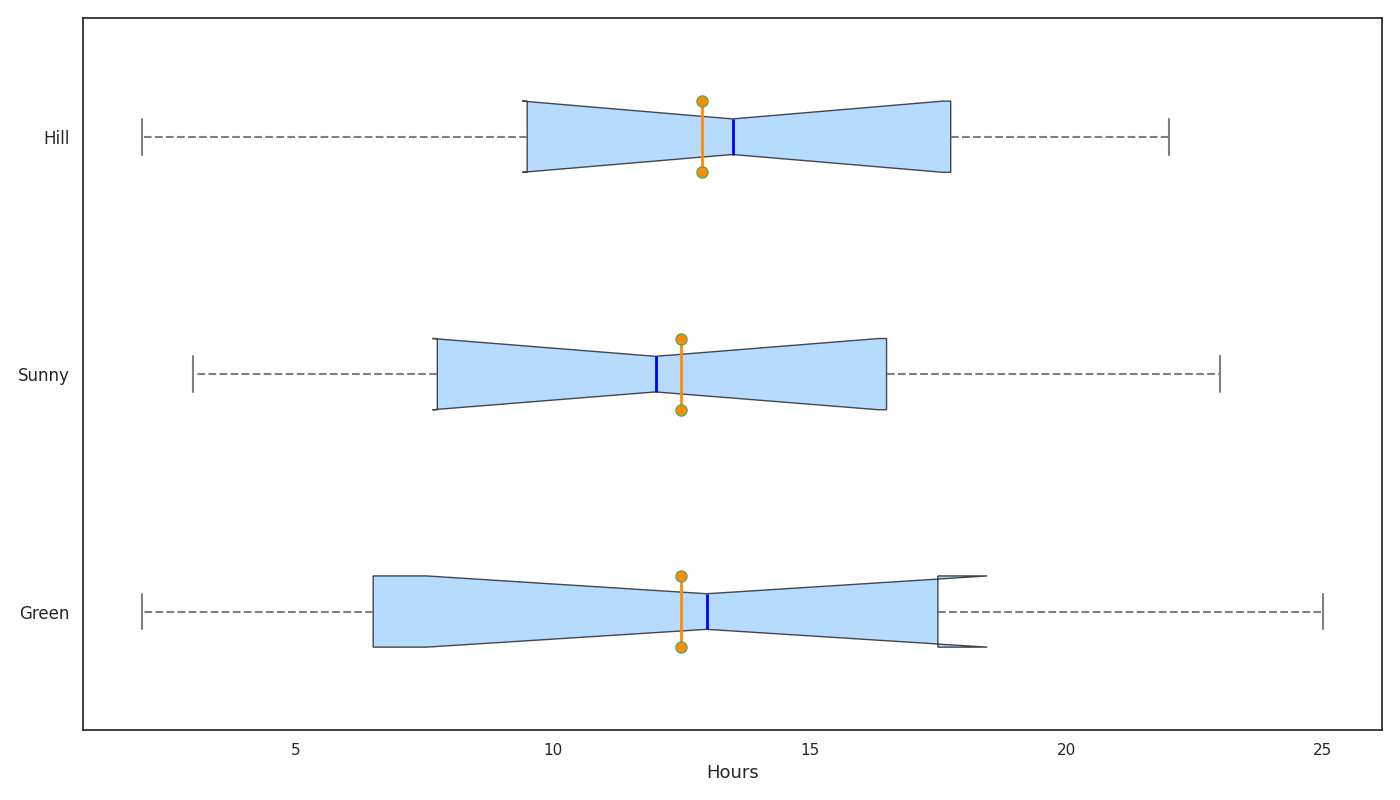

This figure's Python source:
import matplotlib.pyplot as plt

neighborhoods = ['Green', 'Sunny', 'Hill']
volunteering_hours = [
    [2, 4, 6, 8, 12, 14, 16, 18, 20, 25],  # Greenfield
    [3, 5, 7, 10, 11, 13, 15, 17, 21, 23], # Sunnydale
    [2, 4, 9, 11, 12, 15, 17, 18, 19, 22]  # Hillcrest
]

fig, ax = plt.subplots(figsize=(14, 8))
bp = ax.boxplot(volunteering_hours, vert=False, patch_artist=True, notch=True,
                meanline=True, showmeans=True, meanprops=dict(linestyle='-', linewidth=2, color='darkorange'))

single_color = '#99CCFF'
for patch in bp['boxes']:
    patch.set(facecolor=single_color, alpha=0.7)

for whisker in bp['whiskers']:
    whisker.set(color='gray', linewidth=1.5, linestyle="--")

for cap in bp['caps']:
    cap.set(color='gray', linewidth=1.5)

for median in bp['medians']:
    median.set(color='blue', linewidth=2)

for mean in bp['means']:
    mean.set(marker='o', markerfacecolor='darkorange', markersize=8)

ax.set_xlabel('Hours', fontsize=13)
ax.set_yticklabels(neighborhoods, fontsize=12)

plt.tight_layout()
plt.show()
